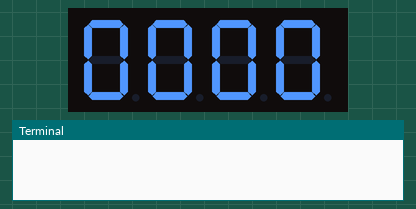
Simulated run of this program. Board: Raspberry Pi (BCM pin numbers). Shown: 4-digit seven-segment display, the last lines printed to the terminal. Threads take turns every 2 ms.

Above: at 0.1 s.
At 2.1 s:
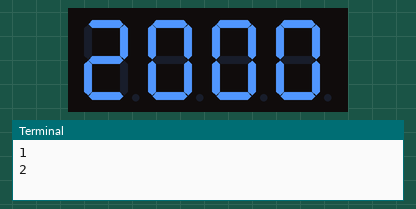
At 6.1 s:
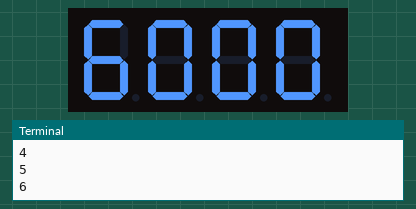
At 9.1 s:
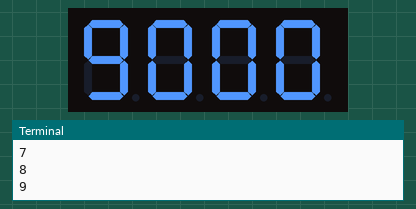
At 14.1 s:
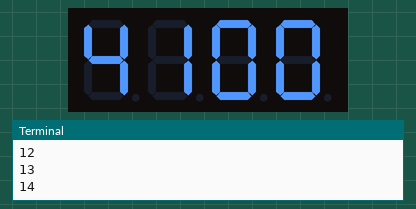
At 20.1 s:
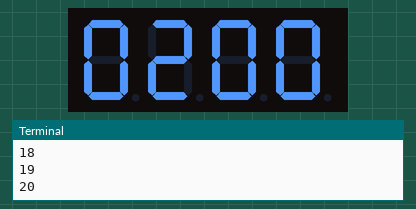

The program:

1.1.5_4-Digit_zero.py
```python
#!/usr/bin/env python3
from gpiozero import OutputDevice
import time
import threading

# Define GPIO pins for the 74HC595 shift register
SDI = OutputDevice(24)   # Serial Data Input
RCLK = OutputDevice(23)  # Register Clock
SRCLK = OutputDevice(18) # Shift Register Clock

# Define GPIO pins for digit selection on the 7-segment display
placePin = [OutputDevice(pin) for pin in (10, 22, 27, 17)]

# Define segment codes for numbers 0-9 for the 7-segment display
number = (0xc0, 0xf9, 0xa4, 0xb0, 0x99, 0x92, 0x82, 0xf8, 0x80, 0x90)

counter = 0  # Initialize counter for display
timer1 = 0   # Initialize timer for counter increment

def clearDisplay():
    """ Clear the 7-segment display. """
    for _ in range(8):
        SDI.on()
        SRCLK.on()
        SRCLK.off()
    RCLK.on()
    RCLK.off()

def hc595_shift(data):
    """ Shift a byte of data to the 74HC595 shift register. """
    for i in range(8):
        SDI.value = 0x80 & (data << i)  # Set SDI high/low based on data bit
        SRCLK.on()  # Pulse the Shift Register Clock
        SRCLK.off()
    RCLK.on()  # Latch data on the output by pulsing Register Clock
    RCLK.off()

def pickDigit(digit):
    """ Select a digit for display on the 7-segment display. """
    for pin in placePin:
        pin.off()  # Turn off all digit selection pins
    placePin[digit].on()  # Turn on the selected digit

def timer():
    """ Timer function to increment the counter every second. """
    global counter, timer1
    timer1 = threading.Timer(1.0, timer)  # Reset timer for next increment
    timer1.start()
    counter += 1  # Increment counter
    print("%d" % counter)  # Print current counter value

def setup():
    """ Setup initial state and start the timer. """
    global timer1
    timer1 = threading.Timer(1.0, timer)  # Initialize and start the timer
    timer1.start()

def loop():
    """ Main loop to update the 7-segment display with counter value. """
    global counter
    while True:
        for i in range(4):  # Loop through each digit
            clearDisplay()  # Clear display before setting new digit
            pickDigit(i)    # Select digit for display

            # Choose the digit of counter to display
            digit = (counter // (10 ** i)) % 10

            hc595_shift(number[digit])  # Shift digit value to 74HC595
            time.sleep(0.001)  # Short delay for display stability

def destroy():
    """ Cleanup GPIO resources and stop timer on exit. """
    global timer1
    timer1.cancel()  # Stop the timer
    for device in [SDI, RCLK, SRCLK] + placePin:
        device.close()  # Close GPIO devices

try:
    setup()  # Initialize the setup
    while True:
        loop()  # Start the main loop

except KeyboardInterrupt:
    # Handle script interruption (e.g., Ctrl+C)
    destroy()  # Cleanup resources on exit
```

Measured:
- what the display in image 0 shows lasts 1.0 s, from 0.1 s to 1.1 s
